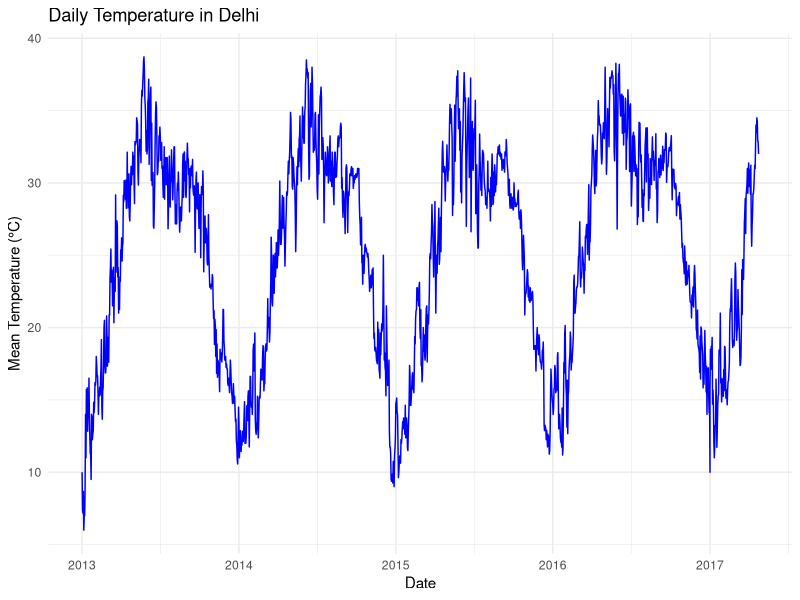
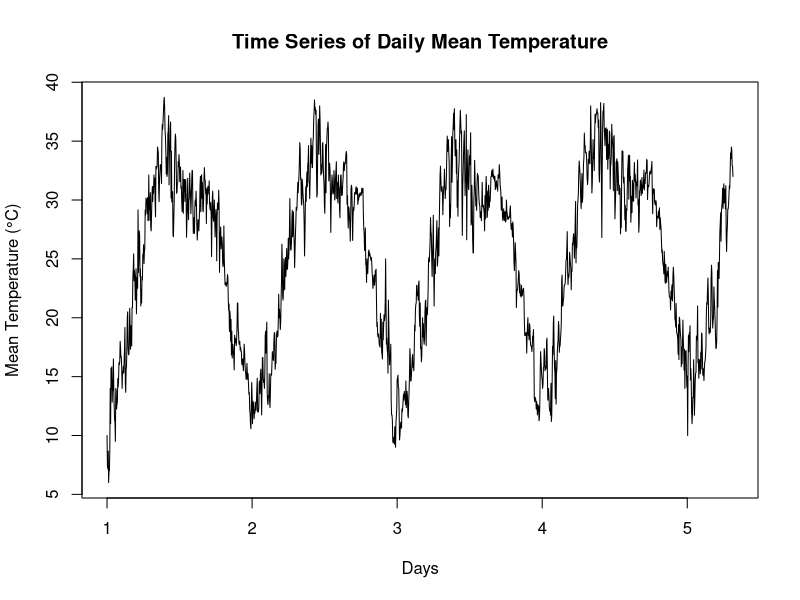

The R source for these figures, in order: (Note: a time limit stopped this script after it produced the figures.)
# LOAD REQUIRED LIBRARIES     
library(tidyverse)
library(lubridate)
library(ggplot2)
library(zoo)
library(tseries)



# Read the uploaded data set from its path     

data <- read.csv("data/delhi_climate.csv")

# View the first few rows of the data set    

head(data)

# Check structure of the data    
str(data)  # Shows column types and sample values

# Convert 'date' column to Date format    
data$date <- as.Date(data$date)   # Ensure proper date handling   

# Check for missing values     
sum(is.na(data))   # Returns the total number of NAs in the data set   

# view summary of the data set      
summary(data)    # Gives min, max, mean, and quartiles for each column  

# Step 1: Aggregate to monthly mean 

# Line plot of temperature over time

ggplot(data, aes(x = date, y = meantemp)) +
  
  geom_line(color = "blue") +  # Draws a blue line for temperature
  
  labs(title = "Daily Temperature in Delhi", 
       
       x = "Date", y = "Mean Temperature (°C)") +  # Axis labels and title
  
  theme_minimal()  # Clean and minimal visual style



# Create a time series object

temp_ts <- ts(data$meantemp, frequency = 365)  # Daily data, assumes yearly seasonality


# Plot time series

plot(temp_ts, main = "Time Series of Daily Mean Temperature",
     
     ylab = "Mean Temperature (°C)", xlab = "Days")  # Basic time series plot



# Augmented Dickey-Fuller test for stationarity

adf.test(temp_ts)  # Returns a p-value to assess stationarity




# BUILD ARIMA MODEL AUTOMATICALLY    
library(forecast)
# Build the ARIMA model automatically   
model <- auto.arima(temp_ts)   # Automatically selects the best (p, d, q) model

# print the summary of the model 
summary(model)   # Displays model coefficients and diagnostics




# Forecast the next 30 days
forecast_temp <- forecast(model, h = 30)  # h = number of days to forecast


# Plot the forecast

plot(forecast_temp, 
     
     main = "Temperature Forecast for Next 30 Days",
     
     xlab = "Time", ylab = "Mean Temperature (°C)")  # Visualize forecast and confidence intervals
